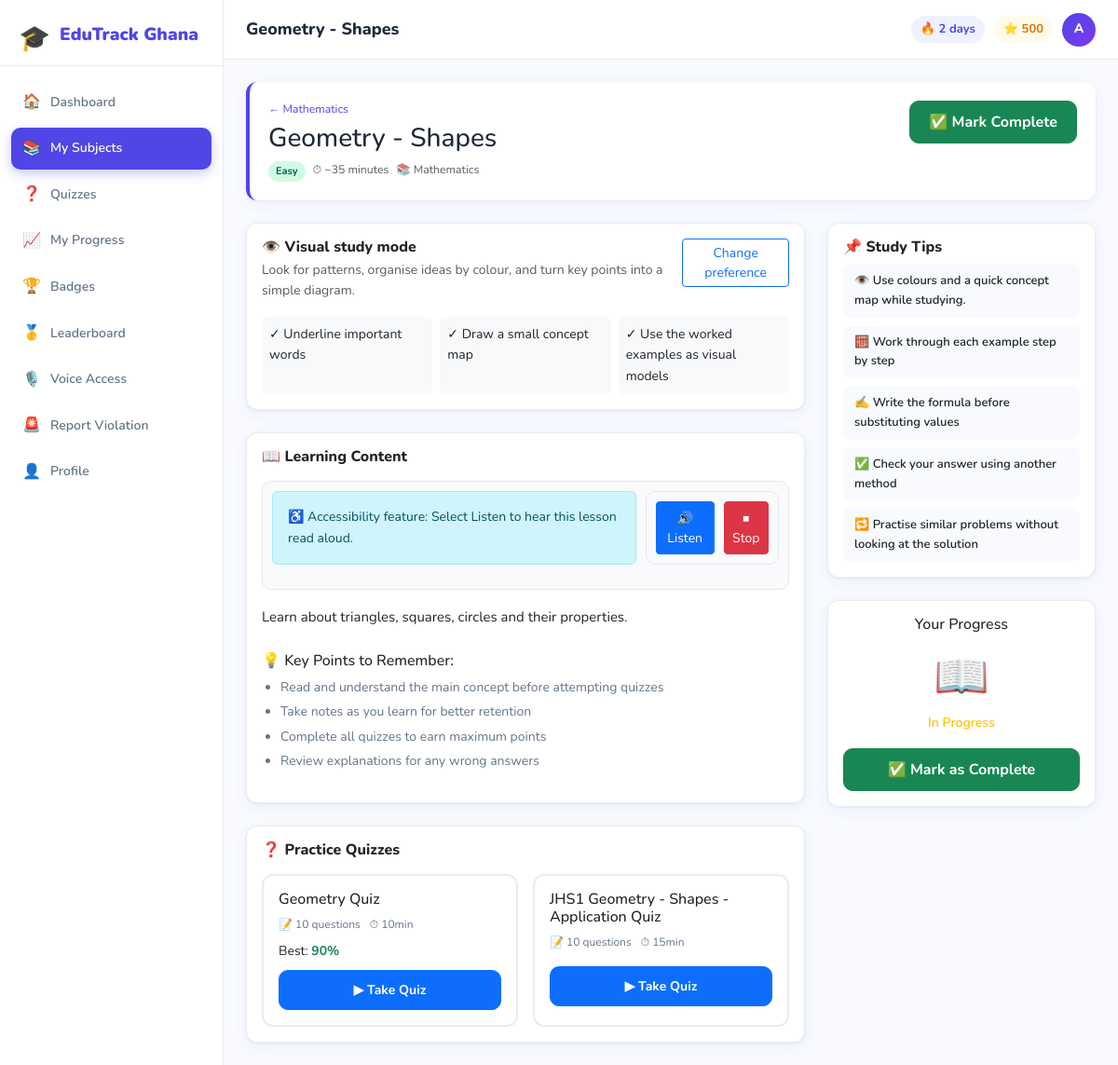
The page /student/topic.php?id=5 (signed in) on the database its author committed.
### tables this page shows
CREATE TABLE `topics` (
  `id` int(11) NOT NULL AUTO_INCREMENT,
  `subject_id` int(11) NOT NULL,
  `school_id` int(11) DEFAULT NULL,
  `created_by_teacher_id` int(11) DEFAULT NULL,
  `title` varchar(200) NOT NULL,
  `description` text DEFAULT NULL,
  `difficulty` enum('easy','medium','hard') DEFAULT 'easy',
  `sequence_order` int(11) DEFAULT 1,
  `class_level` enum('JHS1','JHS2','JHS3') DEFAULT 'JHS1',
  `estimated_minutes` int(11) DEFAULT 30,
  `content` longtext DEFAULT NULL,
  `approval_status` enum('pending','approved','rejected') NOT NULL DEFAULT 'approved',
  `is_active` tinyint(1) NOT NULL DEFAULT 1,
  `reviewed_by_admin_id` int(11) DEFAULT NULL,
  `reviewed_at` datetime DEFAULT NULL,
  `rejection_reason` varchar(500) DEFAULT NULL,
  `created_at` timestamp NOT NULL DEFAULT current_timestamp(),
  PRIMARY KEY (`id`),
  KEY `fk_topic_subject` (`subject_id`),
  KEY `idx_topics_visibility` (`subject_id`,`class_level`,`approval_status`,`is_active`,`school_id`),
  KEY `idx_topics_creator` (`created_by_teacher_id`),
  KEY `fk_topics_school` (`school_id`),
  KEY `fk_topics_admin_reviewer` (`reviewed_by_admin_id`),
  CONSTRAINT `fk_topic_subject` FOREIGN KEY (`subject_id`) REFERENCES `subjects` (`id`),
  CONSTRAINT `fk_topics_admin_reviewer` FOREIGN KEY (`reviewed_by_admin_id`) REFERENCES `admins` (`id`) ON DELETE SET NULL,
  CONSTRAINT `fk_topics_school` FOREIGN KEY (`school_id`) REFERENCES `schools` (`id`) ON DELETE SET NULL,
  CONSTRAINT `fk_topics_teacher` FOREIGN KEY (`created_by_teacher_id`) REFERENCES `teachers` (`id`) ON DELETE SET NULL
);

CREATE TABLE `students` (
  `id` int(11) NOT NULL AUTO_INCREMENT,
  `school_id` int(11) NOT NULL DEFAULT 1,
  `teacher_id` int(11) DEFAULT NULL,
  `full_name` varchar(150) NOT NULL,
  `email` varchar(150) NOT NULL,
  `password_hash` varchar(255) NOT NULL,
  `student_id` varchar(50) DEFAULT NULL,
  `class_level` enum('JHS1','JHS2','JHS3') DEFAULT 'JHS1',
  `gender` enum('Male','Female','Other') DEFAULT 'Male',
  `date_of_birth` date DEFAULT NULL,
  `avatar` varchar(255) DEFAULT NULL,
  `learning_style` enum('visual','auditory','kinesthetic','reading') DEFAULT 'visual',
  `difficulty_level` enum('beginner','intermediate','advanced') DEFAULT 'beginner',
  `total_points` int(11) DEFAULT 0,
  `current_streak` int(11) DEFAULT 0,
  `longest_streak` int(11) DEFAULT 0,
  `last_activity_date` date DEFAULT NULL,
  `is_active` tinyint(1) DEFAULT 1,
  `last_login` datetime DEFAULT NULL,
  `login_count` int(11) DEFAULT 0,
  `created_at` timestamp NOT NULL DEFAULT current_timestamp(),
  `updated_at` timestamp NOT NULL DEFAULT current_timestamp() ON UPDATE current_timestamp(),
  `must_change_password` tinyint(1) DEFAULT 0,
  `parent_name` varchar(255) DEFAULT NULL,
  `parent_email` varchar(255) DEFAULT NULL,
  `parent_phone` varchar(50) DEFAULT NULL,
  PRIMARY KEY (`id`),
  UNIQUE KEY `email` (`email`),
  KEY `fk_student_school` (`school_id`),
  KEY `fk_student_teacher` (`teacher_id`),
  CONSTRAINT `fk_student_school` FOREIGN KEY (`school_id`) REFERENCES `schools` (`id`),
  CONSTRAINT `fk_student_teacher` FOREIGN KEY (`teacher_id`) REFERENCES `teachers` (`id`) ON DELETE SET NULL ON UPDATE SET NULL
);

CREATE TABLE `subjects` (
  `id` int(11) NOT NULL AUTO_INCREMENT,
  `name` varchar(100) NOT NULL,
  `code` varchar(20) NOT NULL,
  `description` text DEFAULT NULL,
  `icon` varchar(50) DEFAULT 'book',
  `color` varchar(20) DEFAULT '#4F46E5',
  `class_level` enum('JHS1','JHS2','JHS3','ALL') DEFAULT 'ALL',
  `created_at` timestamp NOT NULL DEFAULT current_timestamp(),
  PRIMARY KEY (`id`)
);

CREATE TABLE `quizzes` (
  `id` int(11) NOT NULL AUTO_INCREMENT,
  `teacher_id` int(11) DEFAULT NULL,
  `topic_id` int(11) NOT NULL,
  `title` varchar(200) NOT NULL,
  `description` text DEFAULT NULL,
  `time_limit_minutes` int(11) DEFAULT 15,
  `pass_score` int(11) DEFAULT 50,
  `max_attempts` int(11) DEFAULT 3,
  `is_active` tinyint(1) DEFAULT 1,
  `created_at` timestamp NOT NULL DEFAULT current_timestamp(),
  PRIMARY KEY (`id`),
  KEY `fk_quiz_topic` (`topic_id`),
  CONSTRAINT `fk_quiz_topic` FOREIGN KEY (`topic_id`) REFERENCES `topics` (`id`)
);

### student/topic.php (the view, shortened to what the rows shown need)
<?php
require_once __DIR__ . '/../auth/auth.php';
require_once __DIR__ . '/student.php';
$studentId = $_SESSION['user_id'];
$student = getCurrentUser();
$topicId = (int)($_GET['id'] ?? 0);
$topic = dbRow(
    "SELECT t.*, s.name as subject_name, s.color
     FROM topics t JOIN subjects s ON t.subject_id = s.id
     WHERE t.id = ? AND t.class_level = ? AND t.approval_status='approved' AND t.is_active=1
       AND (t.school_id IS NULL OR t.school_id = ?)",
    [$topicId, $student['class_level'], (int)$student['school_id']]
);
startTopic($studentId, $topicId);
$studyGuide = getLearningPreferenceGuide($student['learning_style'] ?? 'visual');
$quizzes = dbRows(
    "SELECT q.*,
     (SELECT COUNT(*) FROM questions WHERE quiz_id = q.id) as q_count,
     (SELECT MAX(score) FROM quiz_attempts WHERE quiz_id = q.id AND student_id = ?) as best_score
     FROM quizzes q WHERE q.topic_id = ? AND q.is_active = 1",
    [$studentId, $topicId]
);
$pageTitle = $topic['title'];
require_once __DIR__ . '/../includes/header.php';
?>
<div class="topic-header-card mb-4" style="border-left:4px solid <?= $topic['color'] ?>">
    <div class="d-flex justify-content-between align-items-start">
        <div>
            <div class="text-muted small mb-1">
                <a href="<?= BASE_URL ?>/student/subject_topics.php?id=<?= $topic['subject_id'] ?>">
                    ← <?= htmlspecialchars($topic['subject_name']) ?>
                </a>
            </div>
            <h3><?= htmlspecialchars($topic['title']) ?></h3>
            <div class="d-flex gap-2">
                <span class="difficulty-badge diff-<?= $topic['difficulty'] ?>"><?= ucfirst($topic['difficulty']) ?></span>
                <span class="text-muted small">⏱ ~<?= $topic['estimated_minutes'] ?> minutes</span>
                <span class="text-muted small">📚 <?= htmlspecialchars($topic['subject_name']) ?></span>
            </div>
        </div>
    </div>
</div>
<div class="row g-4">
    <div class="col-lg-8">
        <div class="card edu-card mb-4 border-primary">
            <div class="card-body">
                <div class="d-flex justify-content-between align-items-start gap-3 mb-2">
                    <div>
                        <h5 class="card-title mb-1"><?= $studyGuide['icon'] ?> <?= htmlspecialchars($studyGuide['title']) ?></h5>
                        <p class="text-muted mb-0"><?= htmlspecialchars($studyGuide['summary']) ?></p>
                    </div>
                </div>
                <div class="row g-2 mt-2">
                    <?php foreach ($studyGuide['steps'] as $step): ?>
                        <div class="col-md-4">
                            <div class="p-2 rounded bg-light h-100">✓ <?= htmlspecialchars($step) ?></div>
                        </div>
                    <?php endforeach; ?>
                </div>
            </div>
        </div>
        <div class="card edu-card mb-4">
            <div class="card-body">
                <div class="topic-content-body">
                    <?php
                    $content = $topic['content'] ?? 'Content coming soon!';
                    echo '<p>' . nl2br(htmlspecialchars($content)) . '</p>';
                    ?>
                </div>
            </div>
        </div>
        <?php if (!empty($quizzes)): ?>
        <div class="card edu-card">
            <div class="card-body">
                <div class="row g-3">
                    <?php foreach ($quizzes as $quiz): ?>
                    <div class="col-md-6">
                        <div class="quiz-card">
                            <h6><?= htmlspecialchars($quiz['title']) ?></h6>
                            <div class="quiz-meta-row">
                                <span>📝 <?= $quiz['q_count'] ?> questions</span>
                                <span>⏱ <?= $quiz['time_limit_minutes'] ?>min</span>
                            </div>
                            <?php if ($quiz['best_score'] !== null): ?>
                                <div class="mt-2">
                                    Best: <strong class="<?= $quiz['best_score']>=60?'text-success':'text-danger' ?>">
                                        <?= $quiz['best_score'] ?>%
                                    </strong>
                                </div>
                            <?php endif; ?>
                            <a href="<?= BASE_URL ?>/student/quizzes.php?start=<?= $quiz['id'] ?>"
                               class="btn btn-primary btn-sm btn-edu mt-2 w-100"
                               onclick="return confirm('Start this quiz?')">
                                ▶ Take Quiz
                            </a>
                        </div>
                    </div>
                    <?php endforeach; ?>
                </div>
            </div>
        </div>
        <?php endif; ?>
    </div>
</div>
<?php require_once __DIR__ . '/../includes/footer.php'; ?>

### includes/header.php (shortened to what the rows shown need)
<?php
$user = getCurrentUser();
$userType = $_SESSION['user_type'] ?? 'student';
?>
<!DOCTYPE html>
<html lang="en">
<head>
    <link href="https://cdn.jsdelivr.net/npm/bootstrap@5.3.2/dist/css/bootstrap.min.css" rel="stylesheet">
    <link href="<?= BASE_URL ?>/assets/css/style.css?v=<?= filemtime(__DIR__ . '/../assets/css/style.css') ?>" rel="stylesheet">
</head>
<body class="dashboard-body">
<div class="main-content" id="mainContent">
    <div class="topbar">
        <div class="topbar-title">
            <?= htmlspecialchars($pageTitle ?? 'Dashboard') ?>
        </div>
        <div class="topbar-right">
            <?php if ($userType === 'student' && $user): ?>
                <div class="streak-badge" title="Current streak">
                    🔥 <?= (int)$user['current_streak'] ?> days
                </div>
                <div class="points-badge" title="Total points">
                    ⭐ <?= number_format($user['total_points']) ?>
                </div>
            <?php endif; ?>
            <div class="dropdown user-menu">
                <button class="user-avatar-top user-avatar-button dropdown-toggle"
                        type="button"
                        data-bs-toggle="dropdown"
                        data-bs-auto-close="outside"
                        aria-expanded="false"
                        aria-label="Open account menu">
                    <?= strtoupper(substr($user['full_name'] ?? 'U', 0, 1)) ?>
                </button>
            </div>
        </div>
    </div>
    <div class="page-content">

### rows shown on the page
topics: title "Geometry - Shapes", subject.name "Mathematics", difficulty "Easy", estimated_minutes "35", content "Learn about triangles, squares, circles and their properties."
students: current_streak "2", total_points "500", full_name "A", learning_style "👁️", learning_style "Visual study mode", learning_style "Look for patterns, organise ideas by colour, and turn key points into a simple diagram.", learning_style "Underline important words", learning_style "Draw a small concept map", learning_style "Use the worked examples as visual models"
quizzes: title "Geometry Quiz", q_count "10", time_limit_minutes "10", best_score "90"
quizzes: title "JHS1 Geometry - Shapes - Application Quiz", q_count "10", time_limit_minutes "15"

### other values the page prints
$tip "👁️ Use colours and a quick concept map while studying."
$tip "🧮 Work through each example step by step"
$tip "✍️ Write the formula before substituting values"
$tip "✅ Check your answer using another method"
$tip "🔁 Practise similar problems without looking at the solution"
